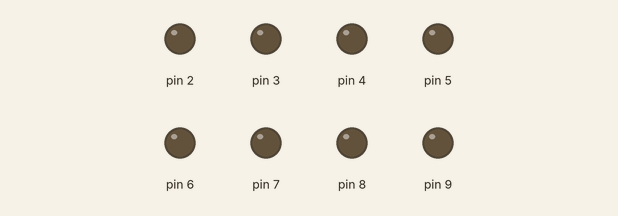
Recording of a sketch running on a simulated Arduino Uno, built with avr-gcc and run on an emulated ATmega328P. On the bench: output pins drawn as LEDs (lit = HIGH).

Above: at 0.05 s.
At 0.45 s:
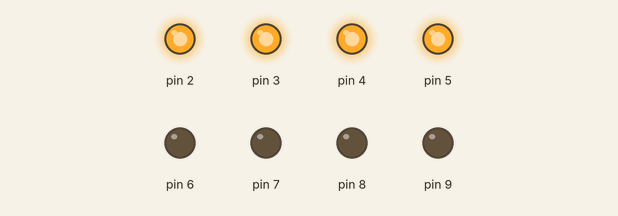
At 0.8 s:
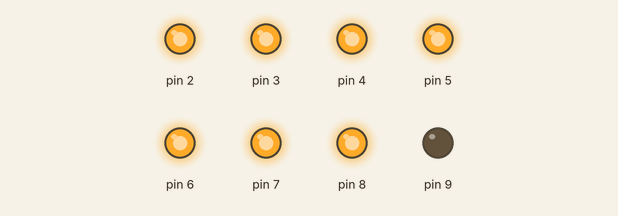
At 1.35 s:
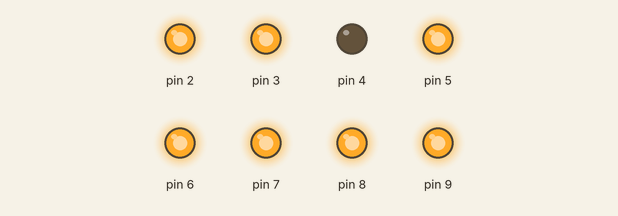
At 1.95 s:
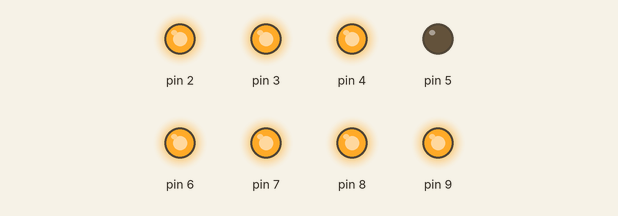
At 3.2 s:
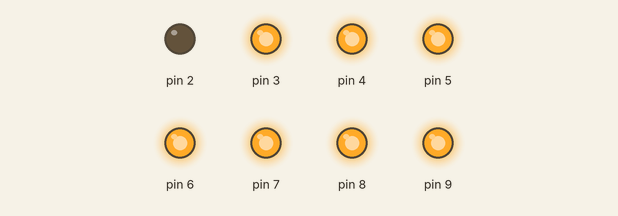
Timing chart, 0 to 3.7 s (numbered marks = the images above):
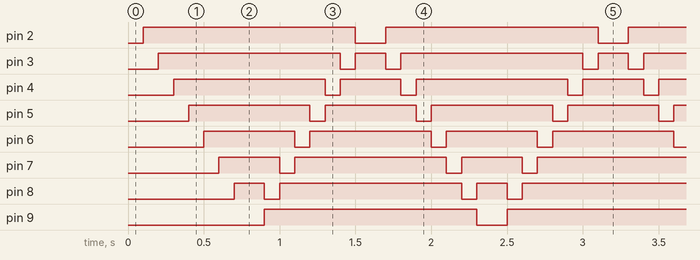

The sketch:

program3_led.ino
```cpp
//Tujuan Program: Menyalakan 8 LED berurutan & bergantian Bolak-balik

int pin;

void setup() {
  for (int pin = 2; pin < 10; pin++) {
    pinMode(pin, OUTPUT);
    digitalWrite(pin, LOW);
  }
}

void loop() {
  for (pin = 2; pin < 10; pin++) {
    digitalWrite(pin, LOW);
    delay(100);
    digitalWrite(pin, HIGH);
  }

  // Balik urutannya
  for (pin = 9; pin > 1; pin--) {
    digitalWrite(pin, LOW);
    delay(100);
    digitalWrite(pin, HIGH);
  }
}
```

Measured:
- by itself, pin 2, pin 9: alternates HIGH for 1.4 s and LOW for 0.20 s
- by itself, pin 3: repeats every 1.6 s: LOW 0.10 s, HIGH 0.20 s, LOW 0.10 s, HIGH 1.2 s
- by itself, pin 4: repeats every 1.6 s: LOW 0.10 s, HIGH 0.40 s, LOW 0.10 s, HIGH 1.0 s
- by itself, pin 5: repeats every 1.6 s: LOW 0.10 s, HIGH 0.60 s, LOW 0.10 s, HIGH 0.80 s
- by itself, pin 6: repeats every 1.6 s: LOW 0.10 s, HIGH 0.80 s, LOW 0.10 s, HIGH 0.60 s
- by itself, pin 7: repeats every 1.6 s: LOW 0.10 s, HIGH 1.0 s, LOW 0.10 s, HIGH 0.40 s
- by itself, pin 8: repeats every 1.6 s: LOW 0.10 s, HIGH 1.2 s, LOW 0.10 s, HIGH 0.20 s
